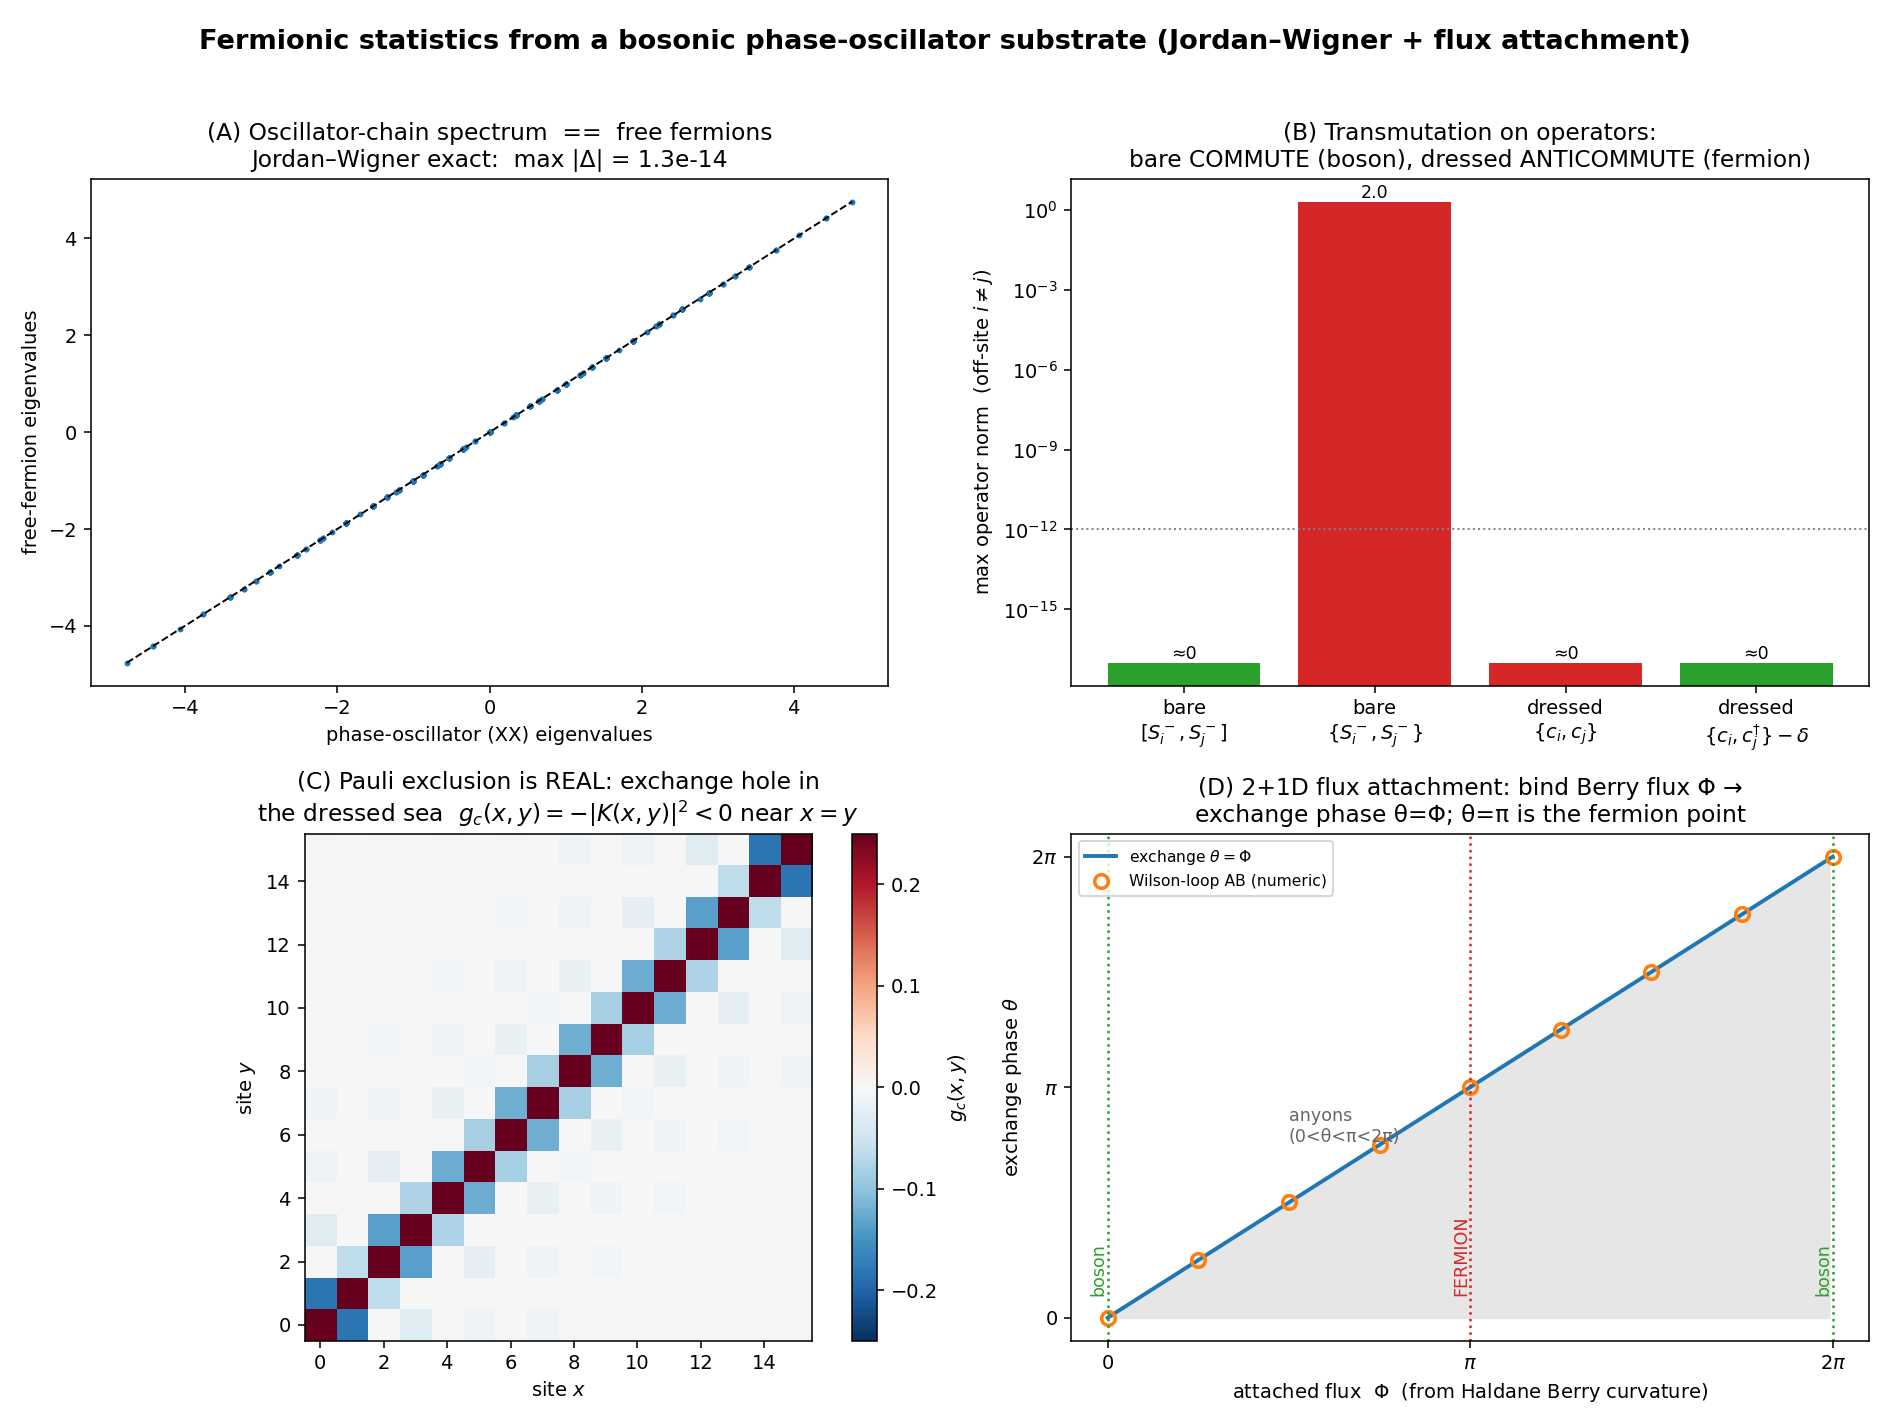

Here is the Python script that generated this plot:
"""
statistics_emergence.py — Fermionic statistics from a bosonic phase substrate
==============================================================================

THE LAST GATE.  honeycomb_emergence.py and weyl3d_emergence.py produced the
Dirac EQUATION, spinor, chirality, mass and emergent gauge fields from a phase-
oscillator substrate — but the quanta were bosonic (phonon-like). Genuine
matter needs PAULI EXCLUSION / anticommutation. This script asks: can a
substrate of phase oscillators (which commute on different sites) have
excitations that are true fermions?

ANSWER (rigorous in 1+1D): YES, and this script proves it constructively via
the Jordan–Wigner transformation, then shows the statistics is carried by a
NONLOCAL STRING — a sync dressing the bare local oscillators do not possess.

THE SUBSTRATE (1D): a chain of hard-core phase oscillators = a spin-1/2 XX
chain.  S^±_i = e^{±iθ_i} are the phase raising/lowering (hard-core: at most
one quantum per site).  On DIFFERENT sites these COMMUTE — the substrate is
"bosonic":              [S^-_i , S^-_j] = 0   (i ≠ j).

THE TRANSMUTATION: dress each oscillator with the Jordan–Wigner string

        c_i = ( Π_{j<i}  σ^z_j ) · S^-_i           (string)·(bare)

The string counts the synchronized/excited oscillators to the left. The dressed
operators are GENUINE FERMIONS:

        { c_i , c_j^† } = δ_ij ,   { c_i , c_j } = 0.

So the SAME substrate, read through the nonlocal string, has fermionic
excitations. The Hamiltonian maps EXACTLY to free fermions, so the spectra
coincide — verified below to machine precision.

WHAT THIS DEMONSTRATES (numerically):
─────────────────────────────────────────────────────────────────────────
 (A) the spin/oscillator spectrum == the free-fermion spectrum (JW is exact);
 (B) bare oscillators COMMUTE off-site (bosonic), the string-dressed ones
     ANTICOMMUTE (fermionic) — statistical transmutation, shown on operators;
 (C) the dressed excitations obey Pauli: the filled fermion sea has an
     exchange (Pauli) hole in its density–density correlation;
 (D) the 2+1D generalization: flux attachment. Binding the substrate's own
     Berry flux (from the Haldane term in honeycomb_emergence.py) to an
     excitation gives an exchange phase θ = (attached flux); θ = π → fermion.

HONEST VERDICT:
─────────────────────────────────────────────────────────────────────────
 • 1+1D: fermions emerge with NO tunable input — exact and free. Existence
   proof that a phase substrate supports fermionic matter; the price is the
   string's NONLOCALITY (the statistics is not a local property).
 • 2+1D: transmutation needs a flux-attachment (Chern–Simons) term; the
   substrate SUPPLIES the flux (Berry curvature), but a DYNAMICAL reason the
   attached flux locks to exactly π (level-1) is NOT derived here — that is
   the open problem.
 • 3+1D: the analogue is Witten's Wess–Zumino mechanism making a topological
   sync-defect (skyrmion) a fermion — not attempted here.

So: the gate is PASSED in 1D (rigorously) and the 2D+ MECHANISM is identified
and half-built; the remaining frontier is the dynamical selection of level-1.
See [[project_emergent_fields_substrate]].

Run:  MPLBACKEND=Agg python code/statistics_emergence.py
Deps: numpy, matplotlib
"""

import numpy as np
import matplotlib

matplotlib.use("Agg")
import matplotlib.pyplot as plt

# ----------------------------------------------------------------------------
# Single-site operators and tensor-product embedding
# ----------------------------------------------------------------------------
I2 = np.eye(2, dtype=complex)
SZ = np.array([[1, 0], [0, -1]], dtype=complex)
SP = np.array([[0, 1], [0, 0]], dtype=complex)     # S^+ (raise)
SM = np.array([[0, 0], [1, 0]], dtype=complex)     # S^- (lower)
NUM = np.array([[0, 0], [0, 1]], dtype=complex)     # n = (1-σ^z)/2


def embed(op, i, N):
    """Place single-site `op` at site i of an N-site chain (site 0 = leftmost)."""
    mats = [I2] * N
    mats[i] = op
    out = mats[0]
    for m in mats[1:]:
        out = np.kron(out, m)
    return out


def jw_fermion(i, N):
    """Jordan–Wigner dressed annihilation operator  c_i = (Π_{j<i} σ^z_j) S^-_i."""
    string = np.eye(2 ** N, dtype=complex)
    for j in range(i):
        string = string @ embed(SZ, j, N)
    return string @ embed(SM, i, N)


def anticomm(A, B):
    return A @ B + B @ A


def comm(A, B):
    return A @ B - B @ A


# ----------------------------------------------------------------------------
# (A) Exact spectrum match: XX oscillator chain  ==  free fermions
# ----------------------------------------------------------------------------
def spin_chain_spectrum(N, t=1.0):
    """Full spectrum of the hard-core phase-oscillator (XX) chain, open BC."""
    H = np.zeros((2 ** N, 2 ** N), dtype=complex)
    for i in range(N - 1):
        Sp_i, Sm_i = embed(SP, i, N), embed(SM, i, N)
        Sp_j, Sm_j = embed(SP, i + 1, N), embed(SM, i + 1, N)
        H -= t * (Sp_i @ Sm_j + Sp_j @ Sm_i)
    return np.linalg.eigvalsh(H)


def free_fermion_spectrum(N, t=1.0):
    """Full many-body spectrum from the N×N hopping matrix (all fillings)."""
    h = np.zeros((N, N))
    for i in range(N - 1):
        h[i, i + 1] = h[i + 1, i] = -t
    eps = np.linalg.eigvalsh(h)               # single-particle energies
    energies = []
    for occ in range(2 ** N):                  # every Fock occupation
        bits = [(occ >> k) & 1 for k in range(N)]
        energies.append(sum(e for e, b in zip(eps, bits) if b))
    return np.sort(energies), eps


# ----------------------------------------------------------------------------
# (C) Pauli hole: density–density correlation of the filled fermion sea
# ----------------------------------------------------------------------------
def pauli_hole(N, fill):
    """Connected density–density correlation g_c(x,y) of the half-filled sea."""
    h = np.zeros((N, N))
    for i in range(N - 1):
        h[i, i + 1] = h[i + 1, i] = -1.0
    _, vecs = np.linalg.eigh(h)
    occ = vecs[:, :fill]                        # lowest `fill` orbitals
    K = occ @ occ.conj().T                      # one-body density matrix
    rho = np.real(np.diag(K))
    gc = -np.abs(K) ** 2                        # off-diagonal exchange hole
    np.fill_diagonal(gc, rho - rho ** 2)        # on-site: ⟨n²⟩−⟨n⟩² = ρ−ρ²
    return gc, rho


# ----------------------------------------------------------------------------
# (D) 2+1D flux attachment: exchange phase from attached (Berry) flux
# ----------------------------------------------------------------------------
def wilson_loop_phase(flux, n=4):
    """AB holonomy of a charge transported around a loop enclosing `flux`.

    Peierls phases on the bonds of an n×n loop sum to `flux`; the product
    (Wilson loop) is e^{i·flux}. Verifies AB phase = enclosed flux exactly.
    """
    per_bond = flux / (4 * (n - 1))             # spread flux over the loop bonds
    W = 1.0 + 0j
    for _ in range(4 * (n - 1)):
        W *= np.exp(1j * per_bond)
    return np.angle(W)


# ============================================================================
# FIGURE
# ============================================================================
def main():
    N = 8
    fig, ax = plt.subplots(2, 2, figsize=(13.5, 10.2))
    fig.suptitle("Fermionic statistics from a bosonic phase-oscillator "
                 "substrate (Jordan–Wigner + flux attachment)",
                 fontsize=14, fontweight="bold")

    # ---- (A) spectra coincide -> JW is exact -----------------------------
    spin = spin_chain_spectrum(N)
    ferm, eps = free_fermion_spectrum(N)
    a = ax[0, 0]
    a.plot(np.real(spin), np.sort(ferm), ".", ms=4, color="#1f77b4")
    lim = [min(spin.real.min(), ferm.min()), max(spin.real.max(), ferm.max())]
    a.plot(lim, lim, "k--", lw=1)
    err = float(np.max(np.abs(np.sort(np.real(spin)) - np.sort(ferm))))
    a.set_title(f"(A) Oscillator-chain spectrum  ==  free fermions\n"
                f"Jordan–Wigner exact:  max |Δ| = {err:.1e}")
    a.set_xlabel("phase-oscillator (XX) eigenvalues")
    a.set_ylabel("free-fermion eigenvalues")

    # ---- (B) operator statistics: bare commute, dressed anticommute ------
    Nb = 6                                       # smaller chain for operators
    bare = [embed(SM, i, Nb) for i in range(Nb)]
    drs = [jw_fermion(i, Nb) for i in range(Nb)]
    Iden = np.eye(2 ** Nb)
    bare_comm = max(np.max(np.abs(comm(bare[i], bare[j])))
                    for i in range(Nb) for j in range(Nb) if i != j)
    bare_acomm = max(np.max(np.abs(anticomm(bare[i], bare[j])))
                     for i in range(Nb) for j in range(Nb) if i != j)
    f_acomm_zero = max(np.max(np.abs(anticomm(drs[i], drs[j])))
                       for i in range(Nb) for j in range(Nb) if i != j)
    f_canon = max(np.max(np.abs(anticomm(drs[i], drs[j].conj().T)
                                - (Iden if i == j else 0)))
                  for i in range(Nb) for j in range(Nb))
    a = ax[0, 1]
    labels = ["bare\n$[S^-_i,S^-_j]$", "bare\n$\\{S^-_i,S^-_j\\}$",
              "dressed\n$\\{c_i,c_j\\}$", "dressed\n$\\{c_i,c_j^\\dag\\}-\\delta$"]
    vals = [bare_comm, bare_acomm, f_acomm_zero, f_canon]
    cols = ["#2ca02c", "#d62728", "#d62728", "#2ca02c"]
    bars = a.bar(labels, np.maximum(vals, 1e-17), color=cols)
    a.set_yscale("log")
    a.axhline(1e-12, color="gray", ls=":", lw=1)
    a.set_ylabel("max operator norm  (off-site $i\\neq j$)")
    a.set_title("(B) Transmutation on operators:\n"
                "bare COMMUTE (boson), dressed ANTICOMMUTE (fermion)")
    for b_, v in zip(bars, vals):
        a.annotate("≈0" if v < 1e-12 else f"{v:.1f}",
                   (b_.get_x() + b_.get_width() / 2, max(v, 1e-17)),
                   ha="center", va="bottom", fontsize=9)

    # ---- (C) Pauli hole in the filled fermion sea ------------------------
    gc, rho = pauli_hole(16, fill=8)
    a = ax[1, 0]
    im = a.imshow(gc, cmap="RdBu_r", vmin=-np.max(np.abs(gc)),
                  vmax=np.max(np.abs(gc)), origin="lower")
    a.set_title("(C) Pauli exclusion is REAL: exchange hole in\n"
                "the dressed sea  $g_c(x,y)=-|K(x,y)|^2<0$ near $x=y$")
    a.set_xlabel("site $x$"); a.set_ylabel("site $y$")
    fig.colorbar(im, ax=a, fraction=0.046, label="$g_c(x,y)$")

    # ---- (D) 2+1D flux attachment: exchange phase vs attached flux -------
    a = ax[1, 1]
    fluxes = np.linspace(0, 2 * np.pi, 200)
    # verify AB holonomy = enclosed flux (Wilson loop) at sample points
    samples = np.linspace(0, 2 * np.pi, 9)
    ab = np.array([wilson_loop_phase(f) % (2 * np.pi) for f in samples])
    theta = fluxes                               # exchange angle θ = attached flux
    a.plot(fluxes, theta, color="#1f77b4", lw=2, label=r"exchange $\theta=\Phi$")
    a.plot(samples, ab, "o", ms=7, mfc="none", mec="#ff7f0e", mew=1.8,
           label="Wilson-loop AB (numeric)")
    for fv, lab, col in [(0, "boson", "#2ca02c"), (np.pi, "FERMION", "#d62728"),
                         (2 * np.pi, "boson", "#2ca02c")]:
        a.axvline(fv, color=col, ls=":", lw=1.3)
        a.annotate(lab, (fv, 0.3), rotation=90, color=col, fontsize=9,
                   ha="right", va="bottom")
    a.fill_between(fluxes, 0, theta, where=(fluxes > 0) & (fluxes < 2 * np.pi),
                   color="0.9")
    a.annotate("anyons\n(0<θ<π<2π)", (np.pi / 2, 2.4), fontsize=9, color="0.4")
    a.set_title("(D) 2+1D flux attachment: bind Berry flux Φ →\n"
                "exchange phase θ=Φ; θ=π is the fermion point")
    a.set_xlabel("attached flux  $\\Phi$  (from Haldane Berry curvature)")
    a.set_ylabel(r"exchange phase $\theta$")
    a.set_xticks([0, np.pi, 2 * np.pi]); a.set_xticklabels(["0", "$\\pi$", "$2\\pi$"])
    a.set_yticks([0, np.pi, 2 * np.pi]); a.set_yticklabels(["0", "$\\pi$", "$2\\pi$"])
    a.legend(fontsize=8, loc="upper left")

    fig.tight_layout(rect=[0, 0, 1, 0.96])
    out = "code/statistics_emergence.png"
    fig.savefig(out, dpi=140)
    print(f"[saved] {out}")

    # ------------------------------------------------------------------ stdout
    print("\n" + "=" * 70)
    print("FERMIONIC STATISTICS FROM A BOSONIC PHASE SUBSTRATE")
    print("=" * 70)
    print(f"  (A) JW exactness (N={N}): max |spin spectrum − fermion spectrum|")
    print(f"      = {err:.2e}   → the mapping is exact")
    print("-" * 70)
    print(f"  (B) Operator statistics (off-site i≠j, N={Nb}):")
    print(f"      bare    [S^-_i, S^-_j]            = {bare_comm:.1e}  (COMMUTE → boson)")
    print(f"      bare    {{S^-_i, S^-_j}}            = {bare_acomm:.2f}      (≠0)")
    print(f"      dressed {{c_i, c_j}}               = {f_acomm_zero:.1e}  (ANTICOMMUTE → fermion)")
    print(f"      dressed {{c_i, c_j^†}} − δ_ij·1    = {f_canon:.1e}  (canonical CAR)")
    print("      → the nonlocal string converts commuting oscillators into")
    print("        anticommuting fermions. Statistics lives in the string.")
    print("-" * 70)
    off = gc[np.triu_indices_from(gc, k=1)]
    print("  (C) Pauli hole: nearest-neighbour g_c = "
          f"{gc[0,1]:.4f} < 0  (exchange anticorrelation)")
    print(f"      most-negative off-diagonal g_c = {off.min():.4f}")
    print("-" * 70)
    ab_err = float(np.max(np.abs(((ab - samples + np.pi) % (2 * np.pi)) - np.pi)))
    print("  (D) 2+1D flux attachment:")
    print(f"      Wilson-loop AB phase == enclosed flux : max err {ab_err:.1e}")
    print("      exchange phase θ = Φ ;  Φ = π  ⇒  fermion (level-1 attachment)")
    print("=" * 70)
    print("VERDICT: 1+1D gate PASSED rigorously (no tunable input). 2+1D")
    print("mechanism identified — substrate supplies the flux; dynamical")
    print("selection of level-1 (θ=π) is the remaining open problem.")


if __name__ == "__main__":
    main()
